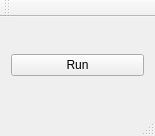
<?xml version="1.0" encoding="UTF-8"?>
<ui version="4.0">
 <class>DebugAppClass</class>
 <widget class="QMainWindow" name="DebugAppClass">
  <property name="geometry">
   <rect>
    <x>0</x>
    <y>0</y>
    <width>155</width>
    <height>136</height>
   </rect>
  </property>
  <property name="windowTitle">
   <string>Conversion</string>
  </property>
  <widget class="QWidget" name="centralWidget">
   <layout class="QVBoxLayout" name="verticalLayout">
    <item>
     <widget class="QPushButton" name="run">
      <property name="text">
       <string>Run</string>
      </property>
     </widget>
    </item>
   </layout>
  </widget>
  <widget class="QMenuBar" name="menuBar">
   <property name="geometry">
    <rect>
     <x>0</x>
     <y>0</y>
     <width>155</width>
     <height>21</height>
    </rect>
   </property>
  </widget>
  <widget class="QToolBar" name="mainToolBar">
   <attribute name="toolBarArea">
    <enum>TopToolBarArea</enum>
   </attribute>
   <attribute name="toolBarBreak">
    <bool>false</bool>
   </attribute>
  </widget>
  <widget class="QStatusBar" name="statusBar"/>
 </widget>
 <layoutdefault spacing="6" margin="11"/>
 <resources>
  <include location="debugapp.qrc"/>
 </resources>
 <connections/>
</ui>
